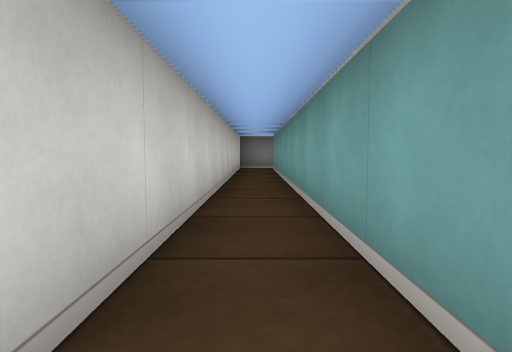
[1] (above)

24 first-person views from a walk through a cub3D maze. The camera is about half as high as the walls, tilts 4° down and sees 75° across. The floor is counted in squares. Each view is taken from the middle of a square. On the plan, view 1 faces up. The plan holds only what a view shows up to about 9 squares ahead; the rest is blank.

[2]
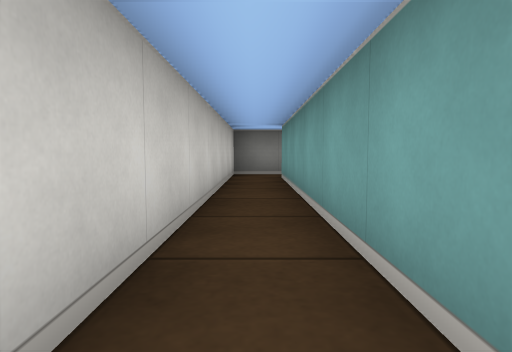

[3]
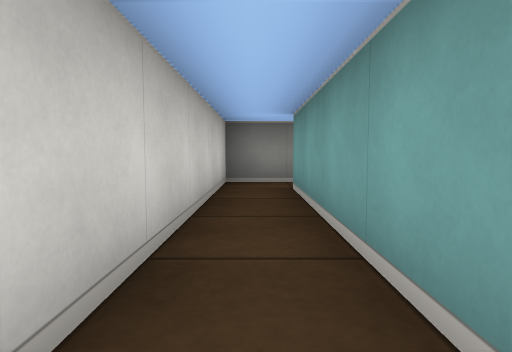

[4]
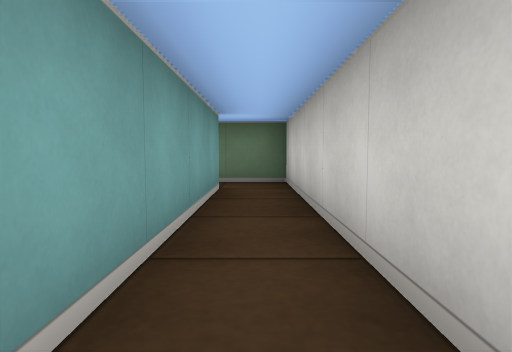

[5]
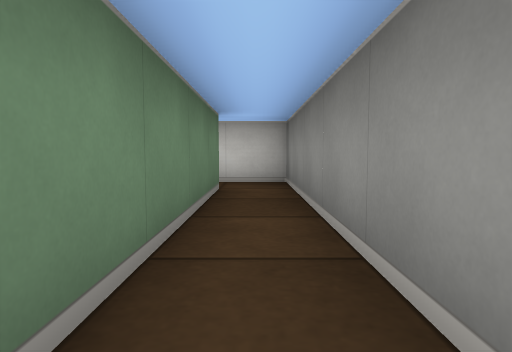

[6]
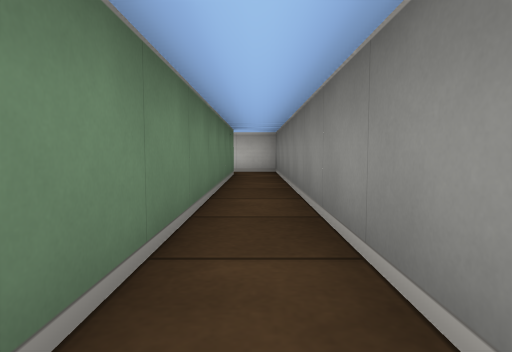

[7]
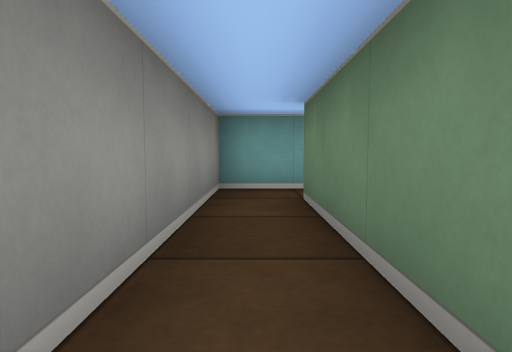

[8]
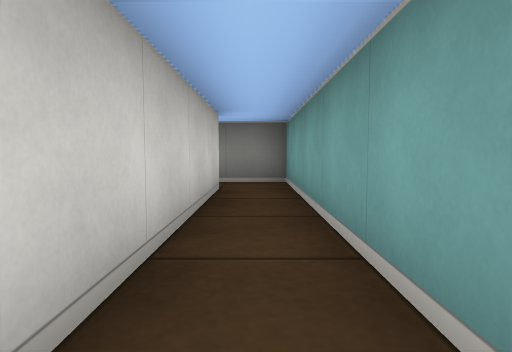

[9]
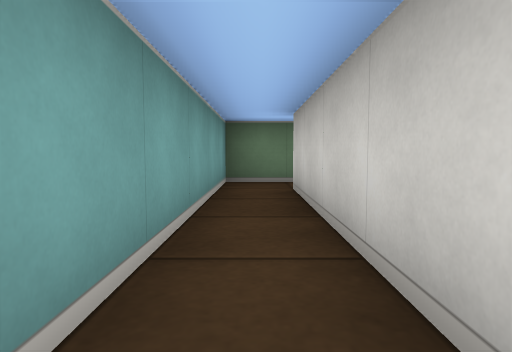

[10]
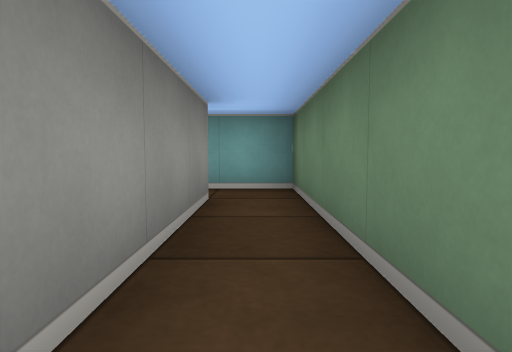

[11]
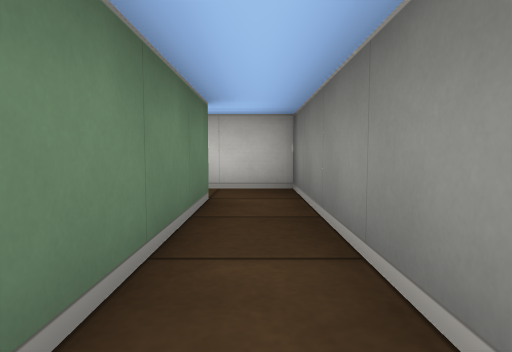

[12]
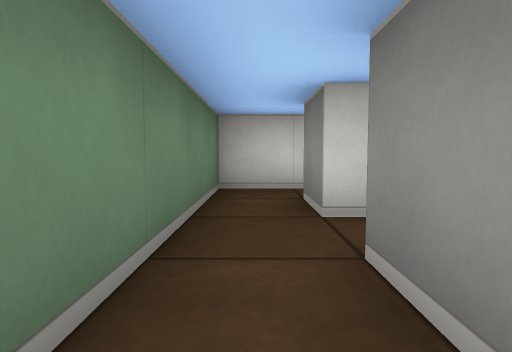

[13]
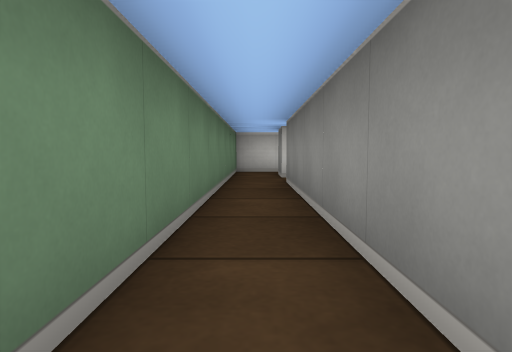

[14]
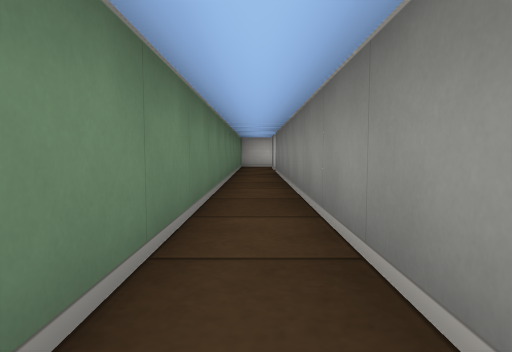

[15]
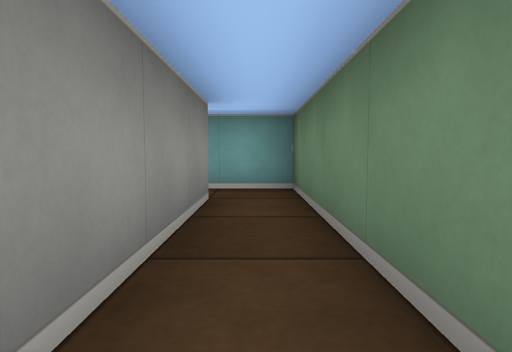

[16]
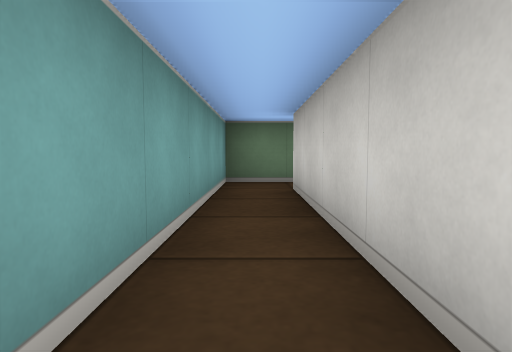

[17]
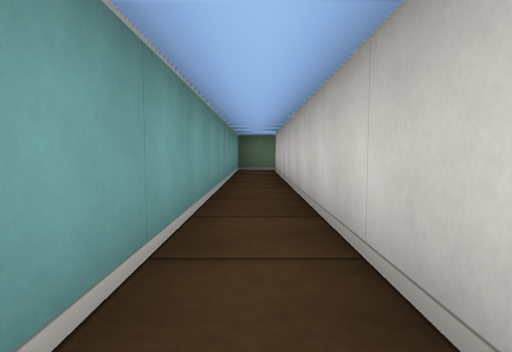

[18]
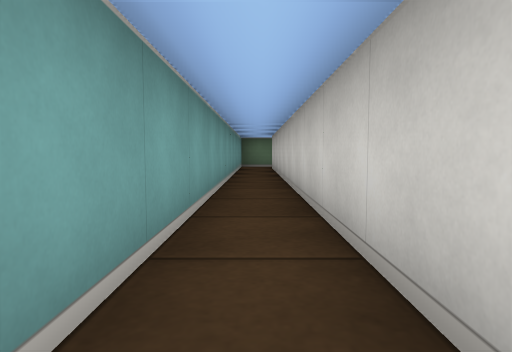

[19]
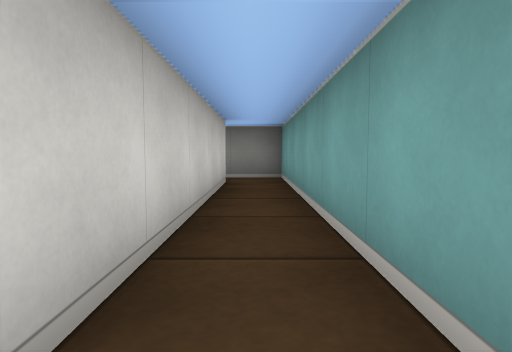

[20]
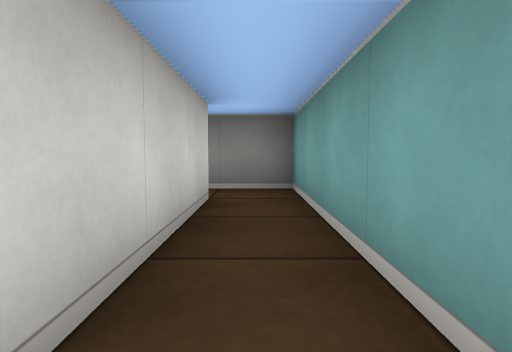

[21]
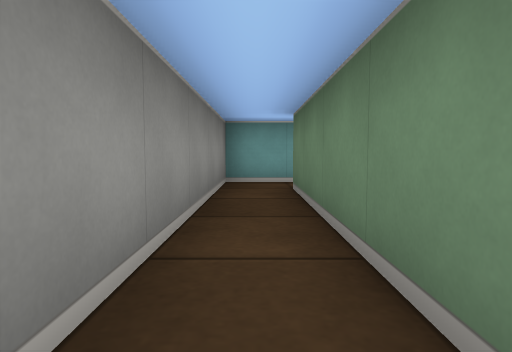

[22]
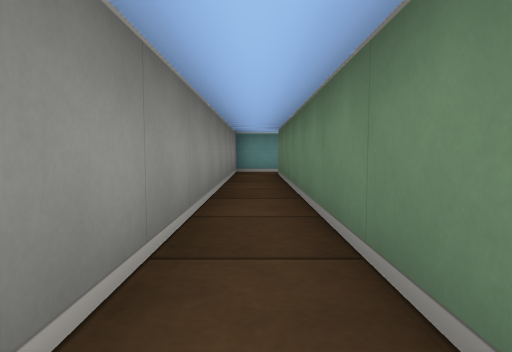

[23]
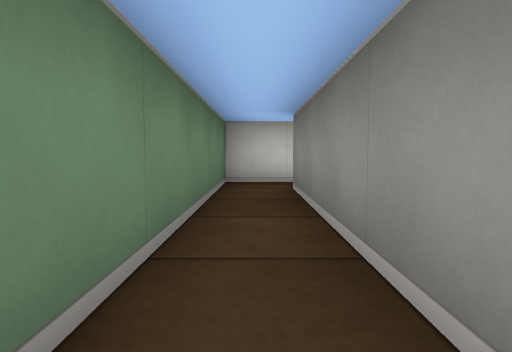

[24]
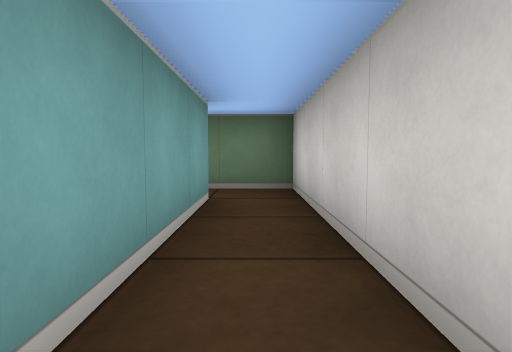

### Floor plan
Ten units are one square. View 1 is at (0, 0); x grows to the right and y downward. Boxes are objects, and circles mark ways between rooms. Rooms are numbered by the first view taken in them; rooms with no view inside come last. Other rooms are left out.
<svg viewBox="-10 -179 140 189">
<path fill="none" stroke="#000" d="M5 -5 5 -95M5 -105 -5 -105 -5 5 5 5M5 -95 75 -95 75 -45M85 -45 85 -105 5 -105M45 -35 85 -35 85 -45M75 -45 35 -45 35 -32M15 -5 5 -5M5 5 125 5 125 -5M115 -5 25 -5M45 -135 115 -135 115 -5M125 -5 125 -145 45 -145M35 -174 35 -135 45 -135M45 -145 45 -174"/>
<circle cx="10" cy="-100" r="3" fill="#2a7"/>
<circle cx="10" cy="0" r="3" fill="#2a7"/>
<circle cx="80" cy="-50" r="3" fill="#2a7"/>
<circle cx="120" cy="-10" r="3" fill="#2a7"/>
<circle cx="50" cy="-140" r="3" fill="#2a7"/>
<text x="0" y="-50">1</text>
<text x="60" y="-100">2</text>
<text x="60" y="-40">3</text>
<text x="60" y="0">4</text>
<text x="120" y="-100">5</text>
<text x="40" y="-160">6</text>
</svg>
Room 1 opens to room 2. Room 1 opens to room 4. Room 2 opens to room 3. Room 4 opens to room 5. Room 5 opens to room 6.

Where each view was taken, in squares from view 1:
view 1: 0 up, 0 right, facing up
view 2: 3 up, 0 right, facing up
view 3: 5 up, 0 right, facing up
view 4: 5 up, 0 right, facing down
view 5: 10 up, 5 right, facing left
view 6: 10 up, 8 right, facing left
view 7: 10 up, 4 right, facing right
view 8: 5 up, 8 right, facing up
view 9: 9 up, 8 right, facing down
view 10: 4 up, 4 right, facing right
view 11: 4 up, 8 right, facing left
view 12: 0 up, 4 right, facing left
view 13: 0 up, 8 right, facing left
view 14: 0 up, 11 right, facing left
view 15: 0 up, 8 right, facing right
view 16: 5 up, 12 right, facing down
view 17: 9 up, 12 right, facing down
view 18: 11 up, 12 right, facing down
view 19: 8 up, 12 right, facing up
view 20: 10 up, 12 right, facing up
view 21: 14 up, 7 right, facing right
view 22: 14 up, 4 right, facing right
view 23: 14 up, 9 right, facing left
view 24: 18 up, 4 right, facing down
